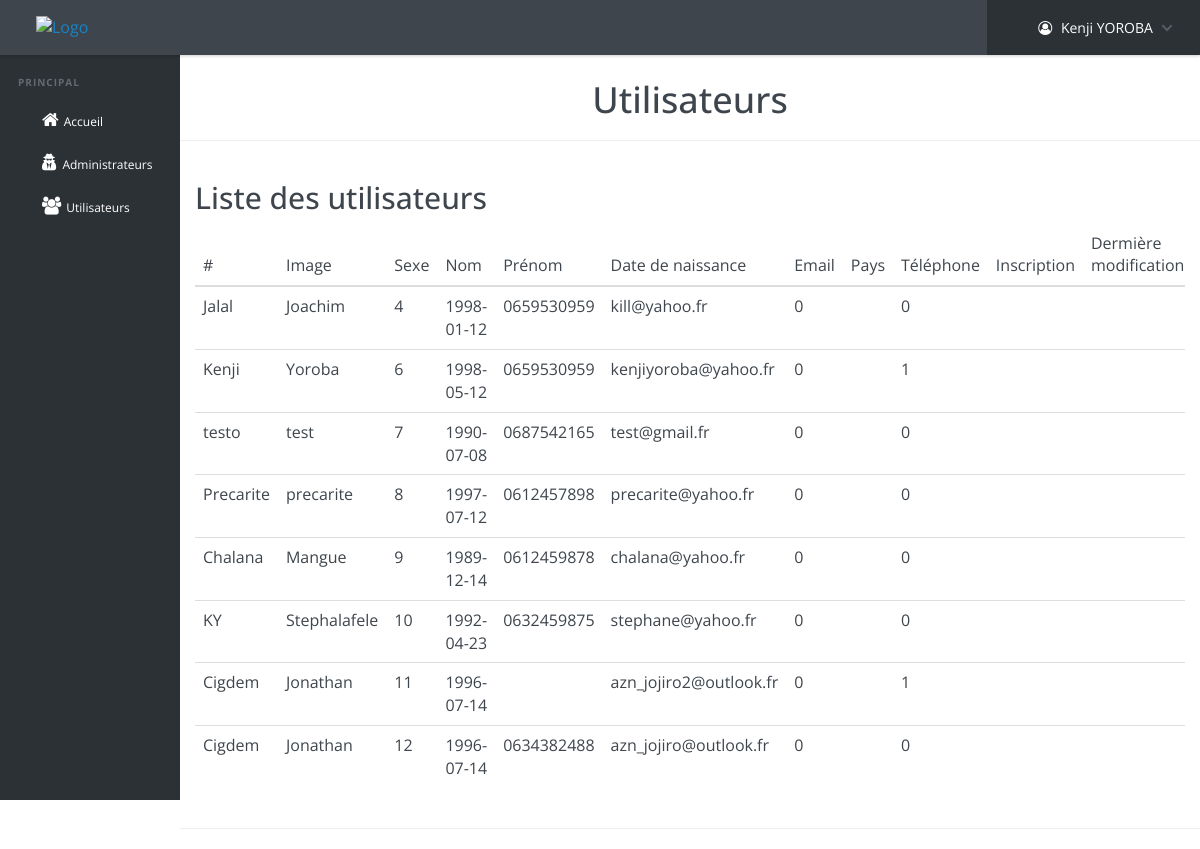
Page /Projet_ANNUEL--CIG-KIKI-KEN/admin/users.php on the committed database.
### tables this page shows
CREATE TABLE IF NOT EXISTS `users` (
  `name` varchar(50) NOT NULL,
  `surname` varchar(50) NOT NULL,
  `id` int(11) NOT NULL AUTO_INCREMENT,
  `password` varchar(60) NOT NULL,
  `birthday` date NOT NULL,
  `phone` char(10) DEFAULT NULL,
  `email` varchar(100) NOT NULL,
  `is_deleted` tinyint(1) DEFAULT '0',
  `date_updated` timestamp NULL DEFAULT NULL,
  `is_admin` tinyint(1) DEFAULT '0',
  `expiration` datetime DEFAULT NULL,
  `payer_id` varchar(255) DEFAULT NULL,
  `profile_id` varchar(255) DEFAULT NULL,
  `user_key` varchar(50) NOT NULL,
  `boolean_key` tinyint(1) NOT NULL,
  PRIMARY KEY (`id`)
);

### Projet_ANNUEL--CIG-KIKI-KEN/admin/users.php (the view, shortened to what this page needs)
<?php
	require "header-admin.php";
?>
	<section id="page-section">
		<h1 id="page-title">Utilisateurs</h1>
		<hr>
		<div class="container">
		    <h2>Liste des utilisateurs</h2>
		    <div class="table-responsive">
			    <table class="table">
			   		<thead>
			        	<tr>
				        	<th>#</th>
				       		<th>Image</th>
				       		<th>Sexe</th>
					        <th>Nom</th>
				       		<th>Prénom</th>
					        <th>Date de naissance</th>
					        <th>Email</th>
					        <th>Pays</th>
					        <th>Téléphone</th>
					        <th>Inscription</th>
					        <th>Dermière modification</th>
			      		</tr>
			   		</thead>
			    	<tbody>
				    <?php
						$query = $db->prepare('SELECT * FROM users ORDER BY id');
				  		$query->execute();
				  		$allUsers=$query->fetchAll(PDO::FETCH_ASSOC);
						foreach ($allUsers as $user) {
							echo '<tr>';
							foreach ($user as $key => $value) {
								if ($key != "password") {
									if ($key == "avatar") {
										echo '<td><img class="display-users-img" src="../../img/'.$value.'"></td>';
									}
									else {
										echo '<td>'.$value.'</td>';
									}
								}
							}
							echo '</tr>';
						}
				    ?>
					</tbody>
				</table>
			</div>
		</div>
		<hr>
	</section>
<?php
	require "footer-admin.php";
?>

### Projet_ANNUEL--CIG-KIKI-KEN/admin/css/admin.css (style rules this page uses)
*, *::after, *::before { box-sizing: border-box; }
.container { width: 100% !important; }
html { font-size: 62.5%; }
body { font-size: 1.6rem; font-family: "Open Sans", sans-serif; color: #3e454c; background-color: #ffffff; }
body::after { clear: both; content: ""; display: table; }
#page-section { padding-top: 60px; width: 85%; float: right; }
#page-title { text-align: center; }

### rows in the picture
users: name "Jalal", surname "Joachim", id "4", birthday "1998-01-12", phone "0659530959", email "kill@yahoo.fr", is_deleted "0", is_admin "0"
users: name "Kenji", surname "Yoroba", id "6", birthday "1998-05-12", phone "0659530959", email "kenjiyoroba@yahoo.fr", is_deleted "0", is_admin "1"
users: name "testo", surname "test", id "7", birthday "1990-07-08", phone "0687542165", email "test@gmail.fr", is_deleted "0", is_admin "0"
users: name "Precarite", surname "precarite", id "8", birthday "1997-07-12", phone "0612457898", email "precarite@yahoo.fr", is_deleted "0", is_admin "0"
users: name "Chalana", surname "Mangue", id "9", birthday "1989-12-14", phone "0612459878", email "chalana@yahoo.fr", is_deleted "0", is_admin "0"
users: name "KY", surname "Stephalafele", id "10", birthday "1992-04-23", phone "0632459875", email "stephane@yahoo.fr", is_deleted "0", is_admin "0"
users: name "Cigdem", surname "Jonathan", id "11", birthday "1996-07-14", email "azn_jojiro2@outlook.fr", is_deleted "0", is_admin "1"
users: name "Cigdem", surname "Jonathan", id "12", birthday "1996-07-14", phone "0634382488", email "azn_jojiro@outlook.fr", is_deleted "0", is_admin "0"
